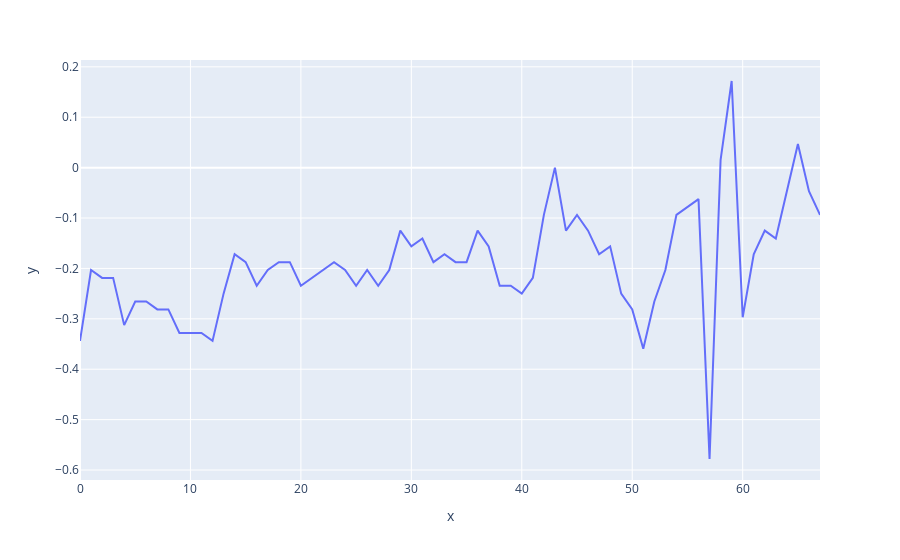

The notebook cell saved with this chart:
### Code cell
#Plots new range of interest
fig = go.Figure()
config = dict({'scrollZoom': True})
fig = px.line(df, x=roi.index, y=roi)
fig.show(config=config)

### Figure 1 — Plotly figure (JSON) as saved in the notebook; plotly's stock layout.template omitted (floating-point values rounded to 4 significant figures)
{"data": [{"hovertemplate": "x=%{x}<br>y=%{y}<extra></extra>", "legendgroup": "", "line": {"color": "#636efa", "dash": "solid"}, "mode": "lines", "name": "", "orientation": "v", "showlegend": false, "type": "scatter", "x": [0, 1, 2, 3, 4, 5, 6, 7, 8, 9, 10, 11, 12, 13, 14, 15, 16, 17, 18, 19, 20, 21, 22, 23, 24, 25, 26, 27, 28, 29, 30, 31, 32, 33, 34, 35, 36, 37, 38, 39, 40, 41, 42, 43, 44, 45, 46, 47, 48, 49, 50, 51, 52, 53, 54, 55, 56, 57, 58, 59, 60, 61, 62, 63, 64, 65, 66, 67], "xaxis": "x", "y": [-0.3438, -0.2031, -0.2188, -0.2188, -0.3125, -0.2656, -0.2656, -0.2812, -0.2812, -0.3281, -0.3281, -0.3281, -0.3438, -0.25, -0.1719, -0.1875, -0.2344, -0.2031, -0.1875, -0.1875, -0.2344, -0.2188, -0.2031, -0.1875, -0.2031, -0.2344, -0.2031, -0.2344, -0.2031, -0.125, -0.1562, -0.1406, -0.1875, -0.1719, -0.1875, -0.1875, -0.125, -0.1562, -0.2344, -0.2344, -0.25, -0.2188, -0.09375, 0, -0.125, -0.09375, -0.125, -0.1719, -0.1562, -0.25, -0.2812, -0.3594, -0.2656, -0.2031, -0.09375, -0.07812, -0.0625, -0.5781, 0.01562, 0.1719, -0.2969, -0.1719, -0.125, -0.1406, -0.04688, 0.04688, -0.04688, -0.09375], "yaxis": "y"}], "layout": {"legend": {"tracegroupgap": 0}, "margin": {"t": 60}, "xaxis": {"anchor": "y", "domain": [0, 1], "title": {"text": "x"}}, "yaxis": {"anchor": "x", "domain": [0, 1], "title": {"text": "y"}}}}
